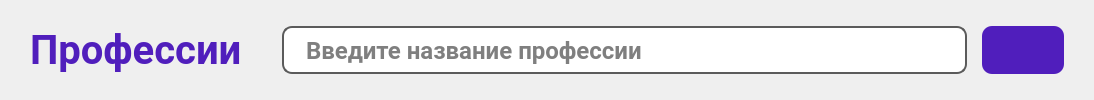
     <widget class="QFrame" name="title">
      <layout class="QHBoxLayout" name="horizontalLayout_4">
       <property name="spacing">
        <number>0</number>
       </property>
       <property name="leftMargin">
        <number>30</number>
       </property>
       <property name="topMargin">
        <number>0</number>
       </property>
       <property name="rightMargin">
        <number>30</number>
       </property>
       <property name="bottomMargin">
        <number>0</number>
       </property>
       <item>
        <layout class="QHBoxLayout" name="titleButton">
         <property name="spacing">
          <number>20</number>
         </property>
         <item>
          <widget class="QLabel" name="title_2">
           <property name="sizePolicy">
            <sizepolicy hsizetype="Fixed" vsizetype="Fixed">
             <horstretch>0</horstretch>
             <verstretch>0</verstretch>
            </sizepolicy>
           </property>
           <property name="palette">
            <palette>
             <active>
              <colorrole role="WindowText">
               <brush brushstyle="SolidPattern">
                <color alpha="255">
                 <red>80</red>
                 <green>30</green>
                 <blue>188</blue>
                </color>
               </brush>
              </colorrole>
              <colorrole role="Button">
               <brush brushstyle="SolidPattern">
                <color alpha="255">
                 <red>255</red>
                 <green>255</green>
                 <blue>255</blue>
                </color>
               </brush>
              </colorrole>
              <colorrole role="Text">
               <brush brushstyle="SolidPattern">
                <color alpha="255">
                 <red>80</red>
                 <green>30</green>
                 <blue>188</blue>
                </color>
               </brush>
              </colorrole>
              <colorrole role="ButtonText">
               <brush brushstyle="SolidPattern">
                <color alpha="255">
                 <red>80</red>
                 <green>30</green>
                 <blue>188</blue>
                </color>
               </brush>
              </colorrole>
              <colorrole role="Base">
               <brush brushstyle="SolidPattern">
                <color alpha="255">
                 <red>255</red>
                 <green>255</green>
                 <blue>255</blue>
                </color>
               </brush>
              </colorrole>
              <colorrole role="Window">
               <brush brushstyle="SolidPattern">
                <color alpha="255">
                 <red>255</red>
                 <green>255</green>
                 <blue>255</blue>
                </color>
               </brush>
              </colorrole>
             </active>
             <inactive>
              <colorrole role="WindowText">
               <brush brushstyle="SolidPattern">
                <color alpha="255">
                 <red>80</red>
                 <green>30</green>
                 <blue>188</blue>
                </color>
               </brush>
              </colorrole>
              <colorrole role="Button">
               <brush brushstyle="SolidPattern">
                <color alpha="255">
                 <red>255</red>
                 <green>255</green>
                 <blue>255</blue>
                </color>
               </brush>
              </colorrole>
              <colorrole role="Text">
               <brush brushstyle="SolidPattern">
                <color alpha="255">
                 <red>80</red>
                 <green>30</green>
                 <blue>188</blue>
                </color>
               </brush>
              </colorrole>
              <colorrole role="ButtonText">
               <brush brushstyle="SolidPattern">
                <color alpha="255">
                 <red>80</red>
                 <green>30</green>
                 <blue>188</blue>
                </color>
               </brush>
              </colorrole>
              <colorrole role="Base">
               <brush brushstyle="SolidPattern">
                <color alpha="255">
                 <red>255</red>
                 <green>255</green>
                 <blue>255</blue>
                </color>
               </brush>
              </colorrole>
              <colorrole role="Window">
               <brush brushstyle="SolidPattern">
                <color alpha="255">
                 <red>255</red>
                 <green>255</green>
                 <blue>255</blue>
                </color>
               </brush>
              </colorrole>
             </inactive>
             <disabled>
              <colorrole role="WindowText">
               <brush brushstyle="SolidPattern">
                <color alpha="255">
                 <red>80</red>
                 <green>30</green>
                 <blue>188</blue>
                </color>
               </brush>
              </colorrole>
              <colorrole role="Button">
               <brush brushstyle="SolidPattern">
                <color alpha="255">
                 <red>255</red>
                 <green>255</green>
                 <blue>255</blue>
                </color>
               </brush>
              </colorrole>
              <colorrole role="Text">
               <brush brushstyle="SolidPattern">
                <color alpha="255">
                 <red>80</red>
                 <green>30</green>
                 <blue>188</blue>
                </color>
               </brush>
              </colorrole>
              <colorrole role="ButtonText">
               <brush brushstyle="SolidPattern">
                <color alpha="255">
                 <red>80</red>
                 <green>30</green>
                 <blue>188</blue>
                </color>
               </brush>
              </colorrole>
              <colorrole role="Base">
               <brush brushstyle="SolidPattern">
                <color alpha="255">
                 <red>255</red>
                 <green>255</green>
                 <blue>255</blue>
                </color>
               </brush>
              </colorrole>
              <colorrole role="Window">
               <brush brushstyle="SolidPattern">
                <color alpha="255">
                 <red>255</red>
                 <green>255</green>
                 <blue>255</blue>
                </color>
               </brush>
              </colorrole>
             </disabled>
            </palette>
           </property>
           <property name="font">
            <font>
             <family>Roboto</family>
             <pointsize>30</pointsize>
             <weight>75</weight>
             <bold>true</bold>
            </font>
           </property>
           <property name="styleSheet">
            <string notr="true">color: rgb(80, 30, 188);</string>
           </property>
           <property name="text">
            <string>Профессии</string>
           </property>
          </widget>
         </item>
        </layout>
       </item>
       <item>
        <spacer name="horizontalSpacer">
         <property name="orientation">
          <enum>Qt::Horizontal</enum>
         </property>
         <property name="sizeHint" stdset="0">
          <size>
           <width>40</width>
           <height>20</height>
          </size>
         </property>
        </spacer>
       </item>
       <item>
        <widget class="QFrame" name="find">
         <layout class="QHBoxLayout" name="horizontalLayout_2" stretch="0,0">
          <property name="spacing">
           <number>15</number>
          </property>
          <property name="sizeConstraint">
           <enum>QLayout::SetFixedSize</enum>
          </property>
          <property name="leftMargin">
           <number>0</number>
          </property>
          <property name="topMargin">
           <number>0</number>
          </property>
          <property name="rightMargin">
           <number>0</number>
          </property>
          <property name="bottomMargin">
           <number>0</number>
          </property>
          <item>
           <widget class="QLineEdit" name="findInput">
            <property name="enabled">
             <bool>true</bool>
            </property>
            <property name="sizePolicy">
             <sizepolicy hsizetype="Fixed" vsizetype="Fixed">
              <horstretch>20</horstretch>
              <verstretch>10</verstretch>
             </sizepolicy>
            </property>
            <property name="minimumSize">
             <size>
              <width>685</width>
              <height>48</height>
             </size>
            </property>
            <property name="palette">
             <palette>
              <active>
               <colorrole role="Button">
                <brush brushstyle="SolidPattern">
                 <color alpha="255">
                  <red>255</red>
                  <green>255</green>
                  <blue>255</blue>
                 </color>
                </brush>
               </colorrole>
               <colorrole role="Base">
                <brush brushstyle="SolidPattern">
                 <color alpha="255">
                  <red>255</red>
                  <green>255</green>
                  <blue>255</blue>
                 </color>
                </brush>
               </colorrole>
               <colorrole role="Window">
                <brush brushstyle="SolidPattern">
                 <color alpha="255">
                  <red>255</red>
                  <green>255</green>
                  <blue>255</blue>
                 </color>
                </brush>
               </colorrole>
              </active>
              <inactive>
               <colorrole role="Button">
                <brush brushstyle="SolidPattern">
                 <color alpha="255">
                  <red>255</red>
                  <green>255</green>
                  <blue>255</blue>
                 </color>
                </brush>
               </colorrole>
               <colorrole role="Base">
                <brush brushstyle="SolidPattern">
                 <color alpha="255">
                  <red>255</red>
                  <green>255</green>
                  <blue>255</blue>
                 </color>
                </brush>
               </colorrole>
               <colorrole role="Window">
                <brush brushstyle="SolidPattern">
                 <color alpha="255">
                  <red>255</red>
                  <green>255</green>
                  <blue>255</blue>
                 </color>
                </brush>
               </colorrole>
              </inactive>
              <disabled>
               <colorrole role="Button">
                <brush brushstyle="SolidPattern">
                 <color alpha="255">
                  <red>255</red>
                  <green>255</green>
                  <blue>255</blue>
                 </color>
                </brush>
               </colorrole>
               <colorrole role="Base">
                <brush brushstyle="SolidPattern">
                 <color alpha="255">
                  <red>255</red>
                  <green>255</green>
                  <blue>255</blue>
                 </color>
                </brush>
               </colorrole>
               <colorrole role="Window">
                <brush brushstyle="SolidPattern">
                 <color alpha="255">
                  <red>255</red>
                  <green>255</green>
                  <blue>255</blue>
                 </color>
                </brush>
               </colorrole>
              </disabled>
             </palette>
            </property>
            <property name="font">
             <font>
              <family>Roboto</family>
              <pointsize>18</pointsize>
              <weight>75</weight>
              <bold>true</bold>
              <kerning>true</kerning>
             </font>
            </property>
            <property name="acceptDrops">
             <bool>true</bool>
            </property>
            <property name="styleSheet">
             <string notr="true">QLineEdit {
	border: 2px solid #5B5B5B;
	border-radius: 10px;
	padding-left: 20px;
	padding-right: 20px;
}</string>
            </property>
            <property name="text">
             <string/>
            </property>
            <property name="placeholderText">
             <string>Введите название профессии</string>
            </property>
           </widget>
          </item>
          <item>
           <widget class="QPushButton" name="pushButtonFind">
            <property name="enabled">
             <bool>true</bool>
            </property>
            <property name="sizePolicy">
             <sizepolicy hsizetype="Fixed" vsizetype="Fixed">
              <horstretch>0</horstretch>
              <verstretch>0</verstretch>
             </sizepolicy>
            </property>
            <property name="minimumSize">
             <size>
              <width>48</width>
              <height>48</height>
             </size>
            </property>
            <property name="font">
             <font>
              <family>Roboto</family>
              <pointsize>24</pointsize>
              <weight>75</weight>
              <bold>true</bold>
             </font>
            </property>
            <property name="styleSheet">
             <string notr="true">QPushButton {
	background-color: rgb(80, 30, 188);
	border-radius: 10px;
}

QPushButton:hover {
	background-color: rgb(50, 19, 116);
}</string>
            </property>
            <property name="text">
             <string/>
            </property>
            <property name="icon">
             <iconset resource="Icons.qrc">
              <normaloff>:/Icons/Icons And Logo/Search.png</normaloff>:/Icons/Icons And Logo/Search.png</iconset>
            </property>
            <property name="iconSize">
             <size>
              <width>24</width>
              <height>24</height>
             </size>
            </property>
           </widget>
          </item>
         </layout>
        </widget>
       </item>
      </layout>
     </widget>
